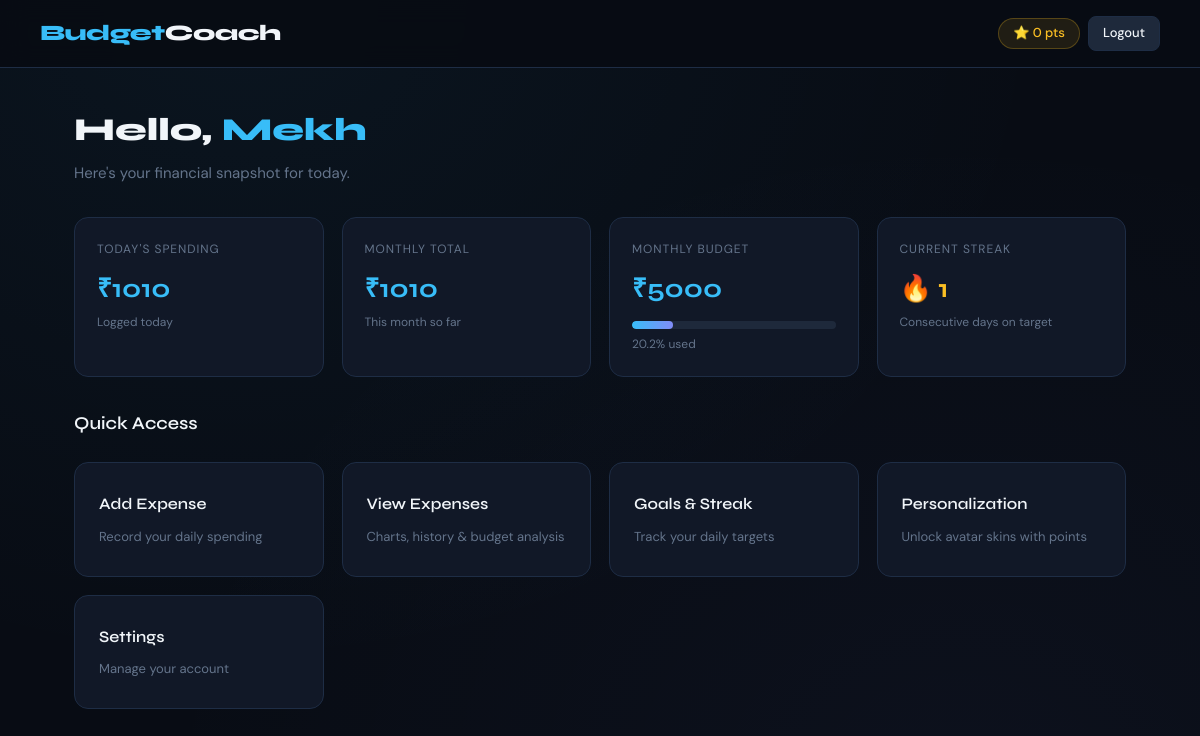
The app's page /dashboard (signed in) with its own data.
### tables this page shows
CREATE TABLE goals(
        user_id INTEGER PRIMARY KEY,
        streak INTEGER DEFAULT 0,
        last_date TEXT,
        points INTEGER DEFAULT 0
    );

CREATE TABLE users(
        id INTEGER PRIMARY KEY AUTOINCREMENT,
        username TEXT UNIQUE,
        password TEXT,
        gender TEXT
    );

CREATE TABLE budget(
        user_id INTEGER PRIMARY KEY,
        monthly_limit REAL,
        daily_target REAL DEFAULT 500
    );

### app.py (the view)
@app.route("/dashboard")
@login_required
def dashboard():
    db = get_db()
    cursor = db.cursor()
    user_id = get_user_id()
    cursor.execute("SELECT username, gender FROM users WHERE id=?", (user_id,))
    user = cursor.fetchone()
    cursor.execute("SELECT points, streak FROM goals WHERE user_id=?", (user_id,))
    goals = cursor.fetchone()
    today = datetime.now().strftime("%Y-%m-%d")
    cursor.execute("SELECT SUM(amount) FROM expenses WHERE user_id=? AND date=?", (user_id, today))
    today_total = cursor.fetchone()[0] or 0
    current_month = datetime.now().strftime("%Y-%m")
    cursor.execute("SELECT SUM(amount) FROM expenses WHERE user_id=? AND date LIKE ?", (user_id, f"{current_month}%"))
    month_total = cursor.fetchone()[0] or 0
    cursor.execute("SELECT monthly_limit FROM budget WHERE user_id=?", (user_id,))
    budget_row = cursor.fetchone()
    monthly_limit = budget_row["monthly_limit"] if budget_row else 0
    budget_pct = round((month_total / monthly_limit * 100), 1) if monthly_limit else 0
    budget_pct = min(budget_pct, 100)
    return render_template("dashboard.html",
        user=user,
        goals=goals,
        today_total=today_total,
        month_total=month_total,
        monthly_limit=monthly_limit,
        budget_pct=budget_pct
    )

### app.py (called while the page is built)
def get_db():
    conn = sqlite3.connect("database.db")
    conn.row_factory = sqlite3.Row
    return conn

def login_required(f):
    from functools import wraps
    @wraps(f)
    def decorated(*args, **kwargs):
        if "user_id" not in session:
            return redirect("/")
        return f(*args, **kwargs)
    return decorated

def get_user_id():
    return session["user_id"]

### templates/dashboard.html (shortened to what this page needs)
<!DOCTYPE html>
<html lang="en">
<head>
    <link rel="stylesheet" href="/static/css/style.css">
</head>
<body>
<div class="top-header">
    <div class="logo">Budget<span>Coach</span></div>
    <div class="header-nav">
        {% if goals %}
        <span class="points-pill">⭐ {{ goals['points'] }} pts</span>
        {% endif %}
        <a href="/logout" class="btn btn-secondary btn-sm">Logout</a>
    </div>
</div>
<div class="page-wrap">
    <div class="welcome-section fade-up">
        <h2>Hello, <span>{{ user['username'] }}</span></h2>
        <p>Here's your financial snapshot for today.</p>
    </div>
    <div class="cards-grid" style="grid-template-columns: repeat(auto-fill, minmax(200px, 1fr)); margin-bottom: 32px;">
        <div class="stat-card fade-up fade-up-1">
            <div class="stat-label">Today's Spending</div>
            <div class="stat-value">₹{{ "%.0f"|format(today_total) }}</div>
            <div class="stat-sub">Logged today</div>
        </div>
        <div class="stat-card fade-up fade-up-2">
            <div class="stat-label">Monthly Total</div>
            <div class="stat-value">₹{{ "%.0f"|format(month_total) }}</div>
            <div class="stat-sub">This month so far</div>
        </div>
        <div class="stat-card fade-up fade-up-3">
            <div class="stat-label">Monthly Budget</div>
            <div class="stat-value">
                {% if monthly_limit %}₹{{ "%.0f"|format(monthly_limit) }}{% else %}<span style="font-size:18px;color:var(--muted);">Not set</span>{% endif %}
            </div>
            {% if monthly_limit %}
            <div class="progress-wrap" style="margin-top:12px;">
                <div class="progress-bar {% if budget_pct >= 90 %}over{% endif %}" style="width:{{ budget_pct }}%;"></div>
            </div>
            <div class="stat-sub" style="margin-top:6px;">{{ budget_pct }}% used</div>
            {% endif %}
        </div>
        <div class="stat-card fade-up fade-up-4">
            <div class="stat-label">Current Streak</div>
            <div class="stat-value" style="color:var(--warn);">
                {% if goals %}🔥 {{ goals['streak'] }}{% else %}0{% endif %}
            </div>
            <div class="stat-sub">Consecutive days on target</div>
        </div>
    </div>
    <div class="section-title fade-up">Quick Access</div>
    <div class="cards-grid fade-up fade-up-1">
        <a href="/add-expense" class="nav-card">
            <h3>Add Expense</h3>
            <p>Record your daily spending</p>
        </a>
        <a href="/view-expenses" class="nav-card">
            <h3>View Expenses</h3>
            <p>Charts, history & budget analysis</p>
        </a>
        <a href="/goals" class="nav-card">
            <h3>Goals & Streak</h3>
            <p>Track your daily targets</p>
        </a>
        <a href="/personalization" class="nav-card">
            <h3>Personalization</h3>
            <p>Unlock avatar skins with points</p>
        </a>
        <a href="/settings" class="nav-card">
            <h3>Settings</h3>
            <p>Manage your account</p>
        </a>
    </div>
</div>
</body>
</html>

### static/css/style.css (style rules this page uses)
:root { --bg: #080c14; --surface: #0d1424; --card: #111827; --card-hover:#141f33; --border: #1e2d45; --accent: #38bdf8; --accent2: #818cf8; --accent3: #34d399; --danger: #f87171; --warn: #fbbf24; --text: #f1f5f9; --muted: #64748b; --subtle: #1e293b; --radius: 14px; --radius-sm: 8px; --shadow: 0 4px 24px rgba(0,0,0,0.4); --glow: 0 0 30px rgba(56,189,248,0.12); }
*, *::before, *::after { box-sizing: border-box; margin: 0; padding: 0; }
html { scroll-behavior: smooth; }
body { font-family: 'DM Sans', sans-serif; background: var(--bg); color: var(--text); min-height: 100vh; font-size: 15px; line-height: 1.6; background-image: radial-gradient(ellipse at 20% 0%, rgba(56,189,248,0.05) 0%, transparent 60%), radial-gradient(ellipse at 80% 100%, rgba(129,140,248,0.04) 0%, transparent 60%); }
.top-header { background: rgba(8,12,20,0.95); backdrop-filter: blur(12px); border-bottom: 1px solid var(--border); padding: 16px 40px; display: flex; align-items: center; justify-content: space-between; position: sticky; top: 0; z-index: 100; }
.logo { font-family: 'Syne', sans-serif; font-size: 22px; font-weight: 800; color: var(--accent); letter-spacing: -0.5px; }
.logo span { color: var(--text); }
.header-nav { display: flex; gap: 8px; align-items: center; }
.page-wrap { max-width: 1100px; margin: 0 auto; padding: 36px 24px; }
.cards-grid { display: grid; grid-template-columns: repeat(auto-fill, minmax(240px, 1fr)); gap: 18px; margin-top: 24px; }
.nav-card { background: var(--card); border: 1px solid var(--border); border-radius: var(--radius); padding: 28px 24px; text-decoration: none; color: var(--text); display: flex; flex-direction: column; gap: 10px; transition: all 0.25s ease; position: relative; overflow: hidden; }
.nav-card::before { content: ''; position: absolute; top: 0; left: 0; right: 0; height: 3px; background: linear-gradient(90deg, var(--accent), var(--accent2)); opacity: 0; transition: opacity 0.25s; }
.nav-card h3 { font-family: 'Syne', sans-serif; font-size: 16px; font-weight: 600; }
.nav-card p { font-size: 13px; color: var(--muted); }
.stat-card { background: var(--card); border: 1px solid var(--border); border-radius: var(--radius); padding: 22px; }
.stat-label { font-size: 12px; color: var(--muted); text-transform: uppercase; letter-spacing: 0.08em; margin-bottom: 8px; }
.stat-value { font-family: 'Syne', sans-serif; font-size: 26px; font-weight: 700; color: var(--accent); }
.stat-sub { font-size: 12px; color: var(--muted); margin-top: 4px; }
.btn { display: inline-flex; align-items: center; gap: 6px; padding: 10px 20px; border-radius: var(--radius-sm); font-family: 'DM Sans', sans-serif; font-size: 14px; font-weight: 500; cursor: pointer; border: none; transition: all 0.18s ease; text-decoration: none; }
.btn-secondary { background: var(--subtle); color: var(--text); border: 1px solid var(--border); }
.btn-sm { padding: 6px 14px; font-size: 13px; }
.progress-wrap { background: var(--subtle); border-radius: 99px; height: 8px; overflow: hidden; margin-top: 10px; }
.progress-bar { height: 100%; border-radius: 99px; background: linear-gradient(90deg, var(--accent), var(--accent2)); transition: width 0.6s ease; }
a { color: var(--accent); text-decoration: none; }
.section-title { font-family: 'Syne', sans-serif; font-size: 18px; font-weight: 600; margin-bottom: 16px; color: var(--text); }
.welcome-section { margin-bottom: 32px; }
.welcome-section h2 { font-family: 'Syne', sans-serif; font-size: 32px; font-weight: 800; color: var(--text); }
.welcome-section h2 span { color: var(--accent); }
.welcome-section p { color: var(--muted); margin-top: 6px; font-size: 15px; }
.points-pill { display: inline-flex; align-items: center; gap: 6px; background: rgba(251,191,36,0.1); border: 1px solid rgba(251,191,36,0.25); border-radius: 20px; padding: 4px 14px; font-size: 13px; color: var(--warn); font-weight: 500; }
.fade-up { animation: fadeUp 0.4s ease both; }
.fade-up-1 { animation-delay: 0.05s; }
.fade-up-2 { animation-delay: 0.1s; }
.fade-up-3 { animation-delay: 0.15s; }
.fade-up-4 { animation-delay: 0.2s; }

### records on screen
goals: points "0", streak "1"
users: username "Mekh"
budget: monthly_limit "5000"

### other values on screen
{{ "%.0f"|format(today_total) }} "1010"
{{ "%.0f"|format(month_total) }} "1010"
{{ budget_pct }} "20.2"
